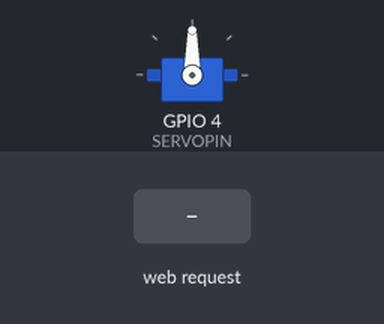
Bench run of a sketch on a simulated ESP8266 (NodeMCU). Shown: servo. Inputs (shaded band) come from the test bench. WiFi joins after 1.5 s; servers stay silent unless stated; what the sketch prints to the serial monitor is not drawn.

Above: at 2.7 s.
2.8 s: HTTP request GET /switch?light=1 received
At 3.05 s:
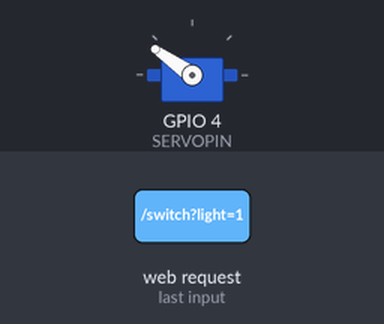
At 4.0 s:
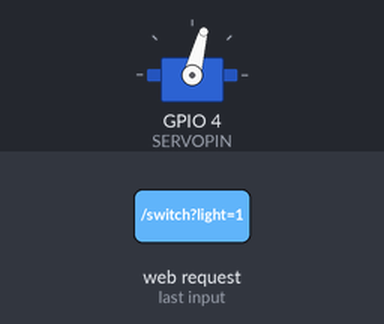
4.8 s: HTTP request GET /switch?light=0 received
At 5.05 s:
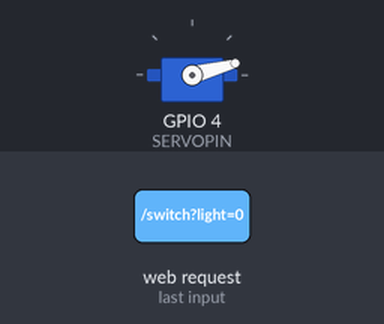
Timing chart, 0 to 7.8 s (numbered marks = the images above; inputs shaded):
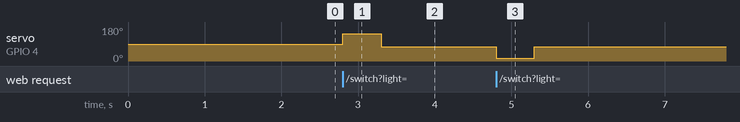

Measured:
- after the input at 2.8 s, servo on GPIO 4 (SERVOPIN): 90° → 145° at once, → 75° 0.50 s later
- after the input at 4.8 s, servo on GPIO 4 (SERVOPIN): 75° → 15° at once, → 75° 0.50 s later

The sketch:

lightSwitchController.ino
```cpp
// webserver vars
#include <ESP8266WiFi.h>
#include <ESP8266WebServer.h>

#define WIFI_SSID "thinkAP"
#define WIFI_PASS "penguinPinapplePizza"
ESP8266WebServer server(80);

// servo vars
#include <Servo.h>
//#define OFFSET -6
#define OFFSET -15

//#define SERVOPIN 14 // D5
#define SERVOPIN 4

Servo myservo;
void turnLightsOff();
void turnLightsOn();

/*
 * Main Program code
 */
void setup() {
  Serial.begin(115200);
  Serial.println("Starting up....");

  WiFi.begin(WIFI_SSID, WIFI_PASS);
  Serial.print("Connecting to ");
  Serial.print(WIFI_SSID);

  while (WiFi.status() != WL_CONNECTED) {
    delay(100);
    Serial.print(".");
  }
  Serial.println();

  Serial.print("My IP: ");
  Serial.println(WiFi.localIP());

  server.on("/", root);
  server.on("/switch", lightSwitch);
  server.onNotFound(notFound);
  server.begin();
  Serial.println("HTTP server started");

  // servo
  myservo.attach(SERVOPIN);
}

void root() {
  server.send(200, "text/plain", "On root page");

}

void lightSwitch() {
  if(server.hasArg("light")) {
    if(server.arg("light").toInt() == 0) {
      turnLightsOff();
      server.send(200, "text/plain", "Turning lights off");
    }
    else {
      turnLightsOn();
      server.send(200, "text/plain", "Turning lights on");
    }
  }

  server.send(200, "text/plain", "Starting switch page!");

}

void notFound() {
  server.send(200, "text/plain", "request not available");
}

void loop() {
  server.handleClient();
}

void turnLightsOff() {
  Serial.println("turning lights off");
//  move down
  myservo.write(30+OFFSET);
  delay(500);
// move center
  myservo.write(90+OFFSET);
  delay(500);
}

void turnLightsOn() {
  Serial.println("turning lights on");
// move up
  myservo.write(160+OFFSET);
  delay(500);
// move center
  myservo.write(90+OFFSET);
  delay(500);
}
```
